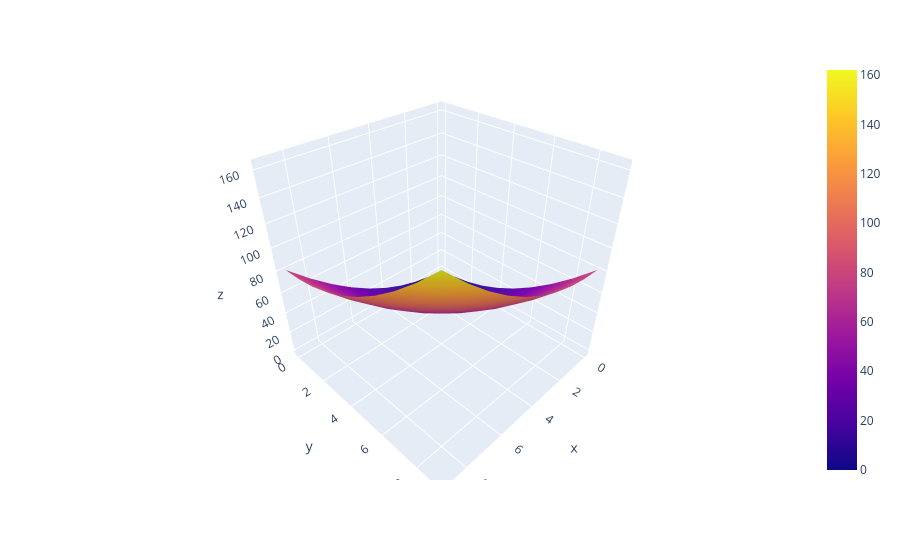

Here is the notebook cell this chart was saved with:
### Code cell
import plotly.express as px
import plotly.graph_objects as go

fig = px.scatter_3d()
fig.add_trace(go.Surface(x = xx ,y = yy, z = zz))

fig.show()

### Figure 1 — Plotly figure (JSON) as saved in the notebook; plotly's stock layout.template omitted (floating-point values rounded to 4 significant figures)
{"data": [{"hovertemplate": "<extra></extra>", "legendgroup": "", "marker": {"color": "#636efa", "symbol": "circle"}, "mode": "markers", "name": "", "scene": "scene", "showlegend": false, "type": "scatter3d"}, {"type": "surface", "x": [[0, 1, 2, 3, 4, 5, 6, 7, 8, 9], [0, 1, 2, 3, 4, 5, 6, 7, 8, 9], [0, 1, 2, 3, 4, 5, 6, 7, 8, 9], [0, 1, 2, 3, 4, 5, 6, 7, 8, 9], [0, 1, 2, 3, 4, 5, 6, 7, 8, 9], [0, 1, 2, 3, 4, 5, 6, 7, 8, 9], [0, 1, 2, 3, 4, 5, 6, 7, 8, 9], [0, 1, 2, 3, 4, 5, 6, 7, 8, 9], [0, 1, 2, 3, 4, 5, 6, 7, 8, 9], [0, 1, 2, 3, 4, 5, 6, 7, 8, 9]], "y": [[0, 0, 0, 0, 0, 0, 0, 0, 0, 0], [1, 1, 1, 1, 1, 1, 1, 1, 1, 1], [2, 2, 2, 2, 2, 2, 2, 2, 2, 2], [3, 3, 3, 3, 3, 3, 3, 3, 3, 3], [4, 4, 4, 4, 4, 4, 4, 4, 4, 4], [5, 5, 5, 5, 5, 5, 5, 5, 5, 5], [6, 6, 6, 6, 6, 6, 6, 6, 6, 6], [7, 7, 7, 7, 7, 7, 7, 7, 7, 7], [8, 8, 8, 8, 8, 8, 8, 8, 8, 8], [9, 9, 9, 9, 9, 9, 9, 9, 9, 9]], "z": [[0, 1, 4, 9, 16, 25, 36, 49, 64, 81], [1, 2, 5, 10, 17, 26, 37, 50, 65, 82], [4, 5, 8, 13, 20, 29, 40, 53, 68, 85], [9, 10, 13, 18, 25, 34, 45, 58, 73, 90], [16, 17, 20, 25, 32, 41, 52, 65, 80, 97], [25, 26, 29, 34, 41, 50, 61, 74, 89, 106], [36, 37, 40, 45, 52, 61, 72, 85, 100, 117], [49, 50, 53, 58, 65, 74, 85, 98, 113, 130], [64, 65, 68, 73, 80, 89, 100, 113, 128, 145], [81, 82, 85, 90, 97, 106, 117, 130, 145, 162]]}], "layout": {"legend": {"tracegroupgap": 0}, "margin": {"t": 60}, "scene": {"domain": {"x": [0, 1], "y": [0, 1]}}}}
